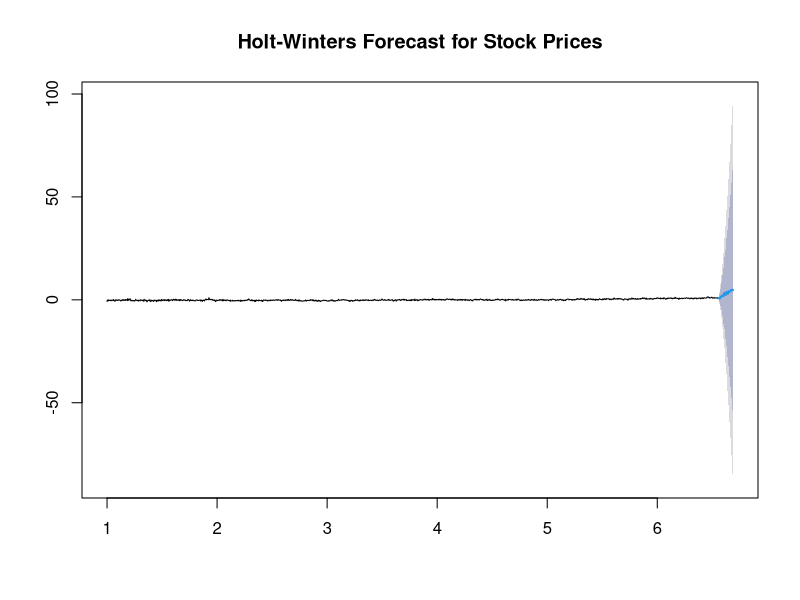
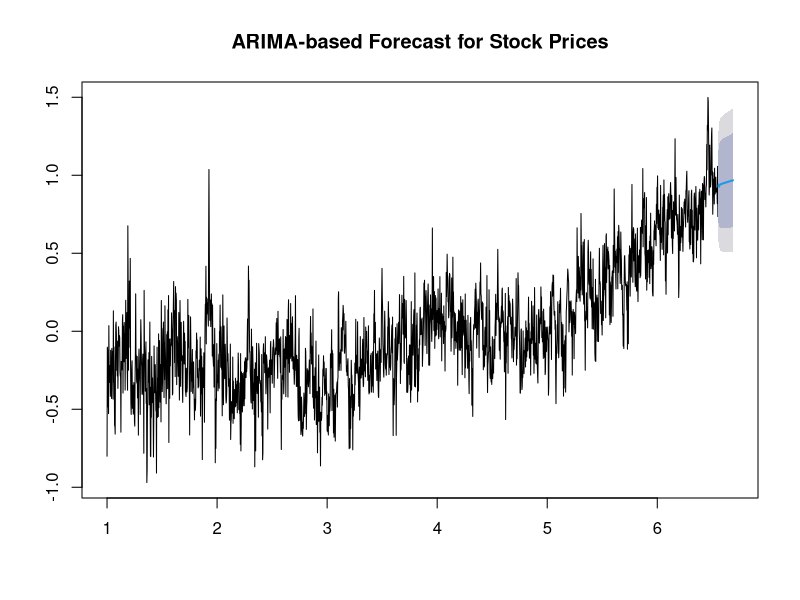

These charts were generated, in order, by the following R code: (Note: this script raises an error after producing the figures.)
# Install and load necessary libraries
install.packages("forecast")
library(forecast)
library(ggplot2)

# Load the dataset
Kaggle <- read.csv("train.csv")

# Convert 'Day' to Date if it is not already in proper format
Kaggle$Date <- as.Date(Kaggle$Day, origin = "1970-01-01")

# Ensure the stock prices are in time series format (Replace 'Difference' with your stock price column if needed)
ts_data <- ts(Kaggle$Difference, frequency = 365)  # Assuming daily data, adjust frequency if needed

# Apply the Holt-Winters model with beta and gamma (smoothing parameters)
hw_model <- HoltWinters(ts_data, beta = TRUE, gamma = TRUE)

# Print the model to check the smoothing parameters
print(hw_model)

# Forecasting the next 49 days
forecasted_values <- forecast(hw_model, h = 49)

# Plot the Holt-Winters forecast
plot(forecasted_values, main = "Holt-Winters Forecast for Stock Prices")

# Alternative: Apply auto.arima to optimize the model (for comparison)
auto_hw_model <- auto.arima(ts_data, seasonal = TRUE)

# Forecast using the ARIMA-based model
forecasted_values_auto_arima <- forecast(auto_hw_model, h = 49)

# Plot the ARIMA-based forecast
plot(forecasted_values_auto_arima, main = "ARIMA-based Forecast for Stock Prices")

# Evaluate accuracy of both models
cat("Holt-Winters Model Accuracy:\n")
print(accuracy(hw_model))

cat("ARIMA-based Model Accuracy:\n")
# Generate forecasts from the ARIMA model (auto_hw_model)
forecast_auto_hw_model <- forecast(auto_hw_model, h = 49)

# Now calculate the accuracy using the forecasted values
accuracy_metrics <- accuracy(forecast_auto_hw_model)
print(accuracy_metrics)


# Combine historical data with predicted future data
forecasted_data <- data.frame(Day = seq(max(Kaggle$Day) + 1, by = 1, length.out = 49),
                              PredictedStockPrice = forecasted_values$mean)

historical_data <- Kaggle[, c("Day", "Difference")]

# Ensure both data frames have the same column names
colnames(historical_data) <- c("Day", "Difference")
colnames(forecasted_data) <- c("Day", "Difference")

# Combine the two data frames
combined_data <- rbind(historical_data, forecasted_data)


# Add a new column to distinguish between historical and predicted data
combined_data$type <- c(rep("Historical", nrow(historical_data)), rep("Predicted", nrow(forecasted_data)))

# Plot the combined historical and predicted data
ggplot(combined_data, aes(x = Day, y = Difference, color = type)) +
  geom_line(aes(color = type), size = 1) +  # Plot both historical and predicted data
  labs(title = "Stock Price Prediction (Holt-Winters vs ARIMA)",
       x = "Day", y = "Stock Price Difference") +
  scale_color_manual(values = c("Historical" = "blue", "Predicted" = "red")) +
  theme_minimal() +
  theme(legend.title = element_blank())

# Save the combined data with predictions to CSV
write.csv(combined_data, "kaggle_stock_predictions.csv", row.names = FALSE)
write.csv(forecasted_data, "kaggle_forecasted_stock_predictions.csv", row.names = FALSE)
